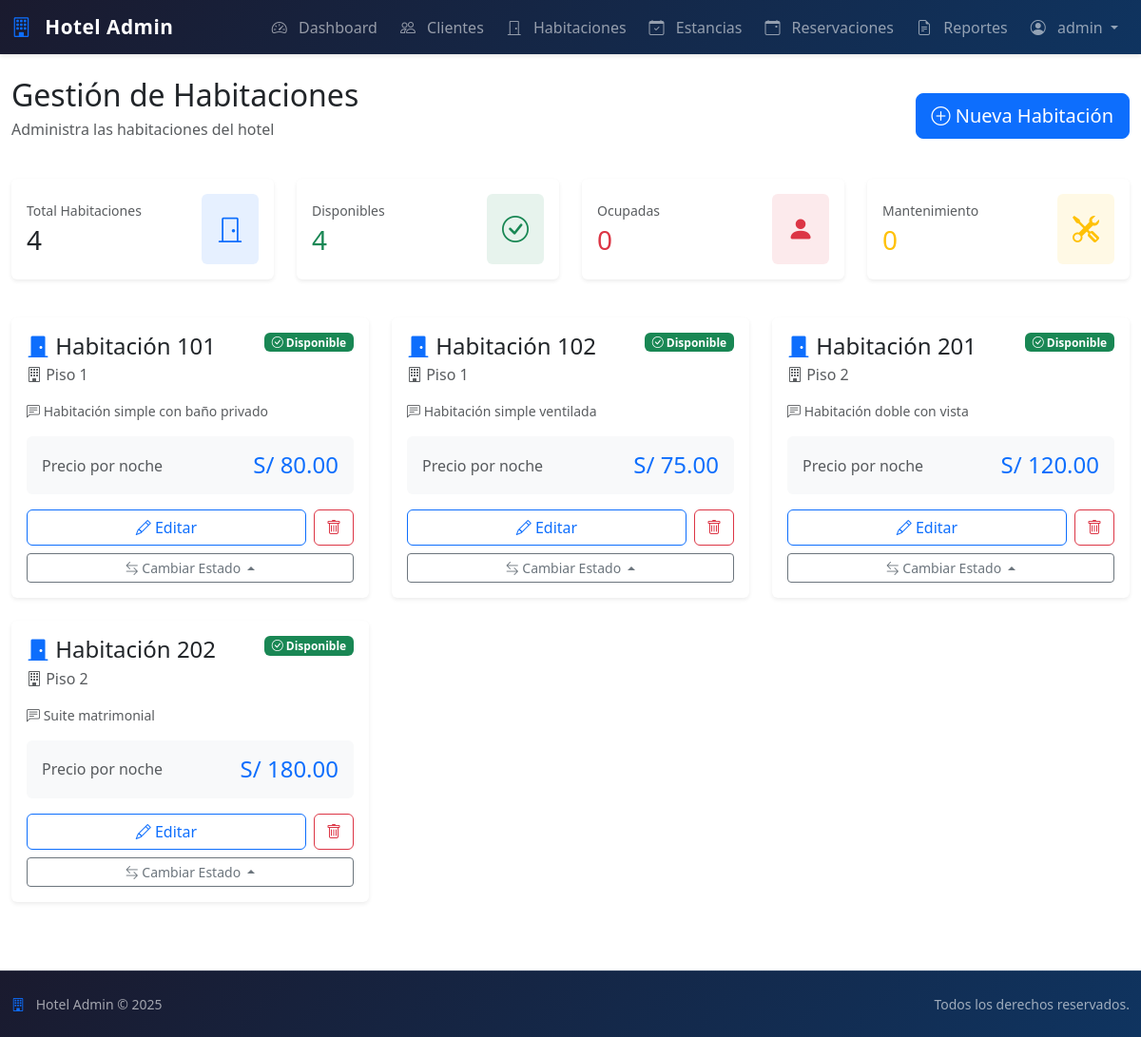
Screenshot of /public/rooms (signed in) with the database file from the repository.
### tables this page shows
CREATE TABLE `rooms` (
  `id` int(11) NOT NULL,
  `code` varchar(50) NOT NULL,
  `floor` varchar(50) DEFAULT NULL,
  `description` text DEFAULT NULL,
  `price` decimal(10,2) NOT NULL DEFAULT 0.00,
  `status` enum('available','occupied','maintenance') DEFAULT 'available'
);

### core/Controller.php (called while the page is built, shortened)
<?php
class Controller {
    public function view($view, $data = []) {
        extract($data);
        require_once "../app/views/$view.php";
    }
}

### app/controllers/RoomsController.php (called while the page is built, shortened)
<?php
class RoomsController extends Controller {
    private $room;
    public function __construct() {
        $this->room = new Room();
    }
    public function index() {
        $rooms = $this->room->getAll();
        $this->view('rooms/index', ['rooms' => $rooms]);
    }
}

### public/index.php (called while the page is built, shortened)
<?php
require_once "../config/database.php";
require_once "../core/Controller.php";
require_once "../app/models/Model.php";
require_once "../app/models/Room.php";
$url = isset($_GET['url']) ? trim($_GET['url'], '/') : 'auth/login';
$parts = explode("/", $url);
$method = $parts[1] ?? "index";
$controller = new $controllerName();
$params = array_slice($parts, 2);
call_user_func_array([$controller, $method], $params);

### config/database.php (called while the page is built, shortened)
<?php
class Database {
    private static $instance = null;
    private function __construct() {
        $this->host     = getenv('DB_HOST') ?: 'localhost';
        $this->dbname   = getenv('DB_NAME') ?: 'hotel_admin';
        $this->username = getenv('DB_USER') ?: 'root';
        $this->password = getenv('DB_PASS') ?: '';
    }
    public static function connect(): PDO {
        if (self::$instance === null) {
            $db = new self();
            $dsn = sprintf('mysql:host=%s;dbname=%s;charset=%s', $db->host, $db->dbname, 'utf8mb4');
            $options = [
                PDO::ATTR_ERRMODE            => PDO::ERRMODE_EXCEPTION,
                PDO::ATTR_DEFAULT_FETCH_MODE => PDO::FETCH_ASSOC,
                PDO::ATTR_EMULATE_PREPARES   => false,
            ];
            try {
                self::$instance = new PDO($dsn, $db->username, $db->password, $options);
            } catch (PDOException $e) {
                throw new RuntimeException('Error en la conexión a la base de datos', 0, $e);
            }
        }
        return self::$instance;
    }
}

### app/models/Model.php (called while the page is built, shortened)
<?php
require_once __DIR__ . "/../../config/database.php";
class Model {
    public function __construct() {
        try {
            $this->db = Database::connect();
        } catch (RuntimeException $e) {
            die('Error al conectar a la BD: ' . $e->getMessage());
        }
    }
}

### app/models/Room.php (called while the page is built, shortened)
<?php
class Room extends Model {
    public function getAll() {
        $sql = "SELECT * FROM rooms ORDER BY code ASC";
        return $this->db->query($sql)->fetchAll();
    }
}

### app/views/rooms/index.php (the view, shortened to what this page needs)
<?php require_once __DIR__ . '/../layout/header.php'; ?>
<div class="container-fluid mt-4 mb-5">
    <div class="d-flex justify-content-between align-items-center mb-4">
        <div>
            <h1 class="h2 mb-1">Gestión de Habitaciones</h1>
            <p class="text-muted">Administra las habitaciones del hotel</p>
        </div>
        <a href="/rooms/create" class="btn btn-primary btn-lg">
            <i class="bi bi-plus-circle"></i> Nueva Habitación
        </a>
    </div>
    <div class="row mb-4">
        <?php
            $total = count($rooms);
            $available = count(array_filter($rooms, fn($r) => $r['status'] === 'available'));
            $occupied = count(array_filter($rooms, fn($r) => $r['status'] === 'occupied'));
            $maintenance = count(array_filter($rooms, fn($r) => $r['status'] === 'maintenance'));
        ?>
        <div class="col-md-3 mb-3">
            <div class="card border-0 shadow-sm">
                <div class="card-body">
                    <div class="d-flex justify-content-between align-items-center">
                        <div>
                            <p class="text-muted mb-1 small">Total Habitaciones</p>
                            <h3 class="mb-0"><?= $total ?></h3>
                        </div>
                        <div class="bg-primary bg-opacity-10 rounded p-3">
                            <i class="bi bi-door-closed fs-3 text-primary"></i>
                        </div>
                    </div>
                </div>
            </div>
        </div>
        <div class="col-md-3 mb-3">
            <div class="card border-0 shadow-sm">
                <div class="card-body">
                    <div class="d-flex justify-content-between align-items-center">
                        <div>
                            <p class="text-muted mb-1 small">Disponibles</p>
                            <h3 class="mb-0 text-success"><?= $available ?></h3>
                        </div>
                        <div class="bg-success bg-opacity-10 rounded p-3">
                            <i class="bi bi-check-circle fs-3 text-success"></i>
                        </div>
                    </div>
                </div>
            </div>
        </div>
        <div class="col-md-3 mb-3">
            <div class="card border-0 shadow-sm">
                <div class="card-body">
                    <div class="d-flex justify-content-between align-items-center">
                        <div>
                            <p class="text-muted mb-1 small">Ocupadas</p>
                            <h3 class="mb-0 text-danger"><?= $occupied ?></h3>
                        </div>
                        <div class="bg-danger bg-opacity-10 rounded p-3">
                            <i class="bi bi-person-fill fs-3 text-danger"></i>
                        </div>
                    </div>
                </div>
            </div>
        </div>
        <div class="col-md-3 mb-3">
            <div class="card border-0 shadow-sm">
                <div class="card-body">
                    <div class="d-flex justify-content-between align-items-center">
                        <div>
                            <p class="text-muted mb-1 small">Mantenimiento</p>
                            <h3 class="mb-0 text-warning"><?= $maintenance ?></h3>
                        </div>
                        <div class="bg-warning bg-opacity-10 rounded p-3">
                            <i class="bi bi-tools fs-3 text-warning"></i>
                        </div>
                    </div>
                </div>
            </div>
        </div>
    </div>
    <?php if (!empty($rooms) && is_array($rooms)): ?>
        <div class="row">
            <?php foreach ($rooms as $room): ?>
                <div class="col-md-6 col-lg-4 mb-4">
                    <div class="card border-0 shadow-sm h-100 room-card">
                        <div class="card-body">
                            <div class="d-flex justify-content-between align-items-start mb-3">
                                <div>
                                    <h4 class="mb-1">
                                        <i class="bi bi-door-closed-fill text-primary"></i>
                                        Habitación <?= htmlspecialchars($room['code']) ?>
                                    </h4>
                                    <p class="text-muted mb-0">
                                        <i class="bi bi-building"></i> Piso <?= htmlspecialchars($room['floor']) ?>
                                    </p>
                                </div>
                                <?php
                                    $statusConfig = [
                                        'available' => ['text' => 'Disponible', 'class' => 'success', 'icon' => 'check-circle'],
                                        'occupied' => ['text' => 'Ocupada', 'class' => 'danger', 'icon' => 'person-fill'],
                                        'maintenance' => ['text' => 'Mantenimiento', 'class' => 'warning', 'icon' => 'tools']
                                    ];
                                    $status = $statusConfig[$room['status']] ?? ['text' => 'Desconocido', 'class' => 'secondary', 'icon' => 'question'];
                                ?>
                                <span class="badge bg-<?= $status['class'] ?>">
                                    <i class="bi bi-<?= $status['icon'] ?>"></i> <?= $status['text'] ?>
                                </span>
                            </div>
                            <div class="mb-3">
                                <p class="text-muted small mb-0">
                                    <?php if (!empty($room['description'])): ?>
                                        <i class="bi bi-chat-left-text"></i> <?= htmlspecialchars($room['description']) ?>
                                    <?php else: ?>
                                        <i class="bi bi-info-circle"></i> Sin descripción
                                    <?php endif; ?>
                                </p>
                            </div>
                            <div class="mb-3">
                                <div class="d-flex align-items-center justify-content-between p-3 bg-light rounded">
                                    <span class="text-muted">Precio por noche</span>
                                    <h4 class="mb-0 text-primary">S/ <?= number_format($room['price'], 2) ?></h4>
                                </div>
                            </div>
                            <div class="d-flex gap-2">
                                <a href="/rooms/edit/<?= $room['id'] ?>" class="btn btn-outline-primary flex-fill" title="Editar">
                                    <i class="bi bi-pencil"></i> Editar
                                </a>
                                <a href="/rooms/delete/<?= $room['id'] ?>" class="btn btn-outline-danger" title="Eliminar" onclick="return confirm('¿Eliminar esta habitación?')">
                                    <i class="bi bi-trash"></i>
                                </a>
                            </div>
                            <div class="mt-2">
                                <div class="dropdown dropup">
                                    <button class="btn btn-sm btn-outline-secondary dropdown-toggle w-100" type="button" data-bs-toggle="dropdown" aria-expanded="false">
                                        <i class="bi bi-arrow-left-right"></i> Cambiar Estado
                                    </button>
                                </div>
                            </div>
                        </div>
                    </div>
                </div>
            <?php endforeach; ?>
        </div>
    <?php endif; ?>
</div>
<?php require_once __DIR__ . '/../layout/footer.php'; ?>

### app/views/rooms/index.php (style rules this page uses)
.room-card { transition: transform 0.2s ease, box-shadow 0.2s ease; }

### rows the page displays
rooms: code "101", floor "1", status "Disponible", description "Habitación simple con baño privado", price "80.00"
rooms: code "102", floor "1", status "Disponible", description "Habitación simple ventilada", price "75.00"
rooms: code "201", floor "2", status "Disponible", description "Habitación doble con vista", price "120.00"
rooms: code "202", floor "2", status "Disponible", description "Suite matrimonial", price "180.00"

### other values shown
$_SESSION['user_name'] "admin"
$total "4"
$available "4"
$occupied "0"
$maintenance "0"
